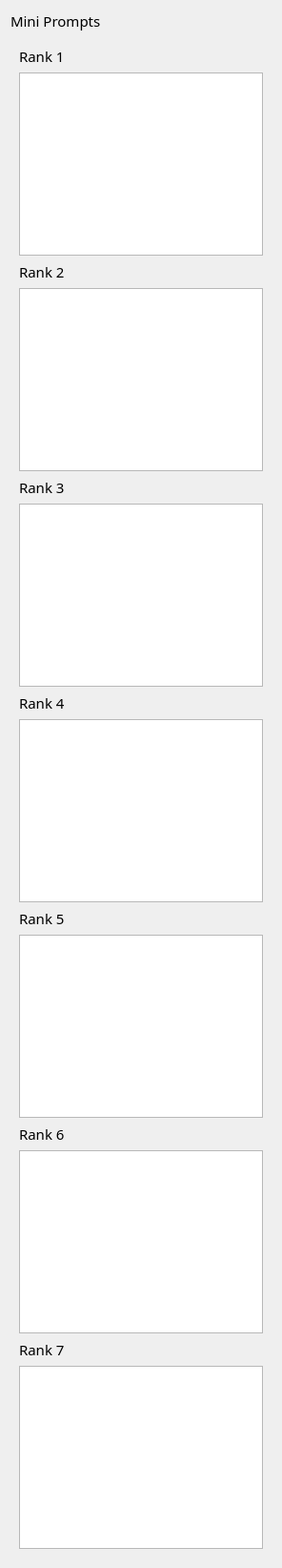
            <widget class="QFrame" name="finalOutputPromptFrame">
             <property name="frameShape">
              <enum>QFrame::NoFrame</enum>
             </property>
             <layout class="QVBoxLayout" name="verticalLayout_59">
              <item>
               <widget class="QLabel" name="label">
                <property name="font">
                 <font>
                  <family>JetBrains Mono</family>
                  <pointsize>11</pointsize>
                 </font>
                </property>
                <property name="text">
                 <string>Mini Prompts</string>
                </property>
               </widget>
              </item>
              <item>
               <widget class="QFrame" name="outputManifoldFrame">
                <property name="frameShape">
                 <enum>QFrame::NoFrame</enum>
                </property>
                <layout class="QVBoxLayout" name="verticalLayout_60">
                 <item>
                  <widget class="QLabel" name="outputRank1Label">
                   <property name="font">
                    <font>
                     <family>JetBrains Mono</family>
                     <pointsize>11</pointsize>
                    </font>
                   </property>
                   <property name="text">
                    <string>Rank 1</string>
                   </property>
                  </widget>
                 </item>
                 <item>
                  <widget class="QTextEdit" name="rank1TE">
                   <property name="readOnly">
                    <bool>true</bool>
                   </property>
                  </widget>
                 </item>
                 <item>
                  <widget class="QLabel" name="outputRank2Label">
                   <property name="font">
                    <font>
                     <family>JetBrains Mono</family>
                     <pointsize>11</pointsize>
                    </font>
                   </property>
                   <property name="text">
                    <string>Rank 2</string>
                   </property>
                  </widget>
                 </item>
                 <item>
                  <widget class="QTextEdit" name="rank2TE">
                   <property name="readOnly">
                    <bool>true</bool>
                   </property>
                  </widget>
                 </item>
                 <item>
                  <widget class="QLabel" name="outputRank3Label">
                   <property name="font">
                    <font>
                     <family>JetBrains Mono</family>
                     <pointsize>11</pointsize>
                    </font>
                   </property>
                   <property name="text">
                    <string>Rank 3</string>
                   </property>
                  </widget>
                 </item>
                 <item>
                  <widget class="QTextEdit" name="rank3TE">
                   <property name="readOnly">
                    <bool>true</bool>
                   </property>
                  </widget>
                 </item>
                 <item>
                  <widget class="QLabel" name="outputRank4Label">
                   <property name="font">
                    <font>
                     <family>JetBrains Mono</family>
                     <pointsize>11</pointsize>
                    </font>
                   </property>
                   <property name="text">
                    <string>Rank 4</string>
                   </property>
                  </widget>
                 </item>
                 <item>
                  <widget class="QTextEdit" name="rank4TE">
                   <property name="readOnly">
                    <bool>true</bool>
                   </property>
                  </widget>
                 </item>
                 <item>
                  <widget class="QLabel" name="outputRank5Label">
                   <property name="font">
                    <font>
                     <family>JetBrains Mono</family>
                     <pointsize>11</pointsize>
                    </font>
                   </property>
                   <property name="text">
                    <string>Rank 5</string>
                   </property>
                  </widget>
                 </item>
                 <item>
                  <widget class="QTextEdit" name="rank5TE">
                   <property name="readOnly">
                    <bool>true</bool>
                   </property>
                  </widget>
                 </item>
                 <item>
                  <widget class="QLabel" name="outputRank6Label">
                   <property name="font">
                    <font>
                     <family>JetBrains Mono</family>
                     <pointsize>11</pointsize>
                    </font>
                   </property>
                   <property name="text">
                    <string>Rank 6</string>
                   </property>
                  </widget>
                 </item>
                 <item>
                  <widget class="QTextEdit" name="rank6TE">
                   <property name="readOnly">
                    <bool>true</bool>
                   </property>
                  </widget>
                 </item>
                 <item>
                  <widget class="QLabel" name="outputRank7Label">
                   <property name="font">
                    <font>
                     <family>JetBrains Mono</family>
                     <pointsize>11</pointsize>
                    </font>
                   </property>
                   <property name="text">
                    <string>Rank 7</string>
                   </property>
                  </widget>
                 </item>
                 <item>
                  <widget class="QTextEdit" name="rank7TE">
                   <property name="readOnly">
                    <bool>true</bool>
                   </property>
                  </widget>
                 </item>
                </layout>
               </widget>
              </item>
             </layout>
            </widget>
